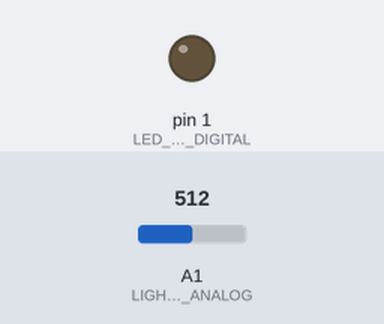
Simulated run of this sketch. Board: Arduino Uno, built with avr-gcc and run on an emulated ATmega328P. Parts: output pins drawn as LEDs (lit = HIGH). The inputs (shaded band) are chosen by the test bench; at power-on: A1 (LIGHT_SENSOR_PIN_NUMBER_ANALOG) = 512. Sleep ends after the set time or at an interrupt; random numbers use the default seed unless the sketch sets one.

Above: at 3.2 s.
3.3 s: A1 (LIGHT_SENSOR_PIN_NUMBER_ANALOG) set to 197
5.3 s: A1 (LIGHT_SENSOR_PIN_NUMBER_ANALOG) set to 161
At 6.9 s:
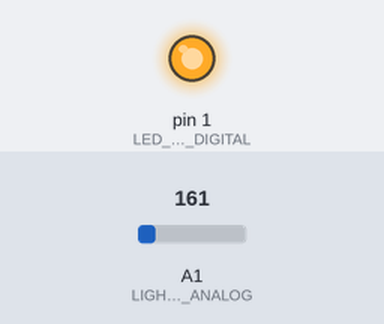
8.3 s: A1 (LIGHT_SENSOR_PIN_NUMBER_ANALOG) set to 208
10.3 s: A1 (LIGHT_SENSOR_PIN_NUMBER_ANALOG) set to 239
At 12.3 s:
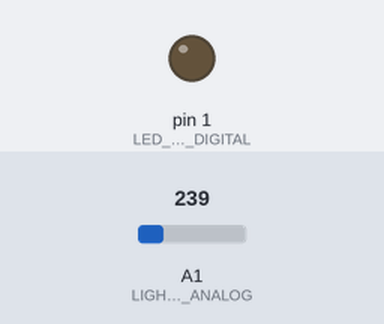
12.6 s: A1 (LIGHT_SENSOR_PIN_NUMBER_ANALOG) set to 122
At 16.3 s:
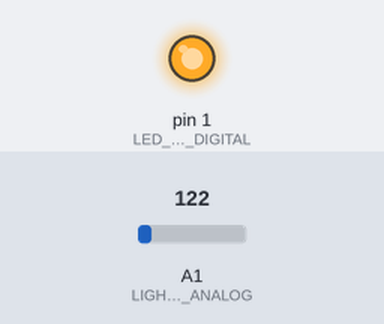
Timing chart, 0 to 16.6 s (numbered marks = the images above; inputs shaded):
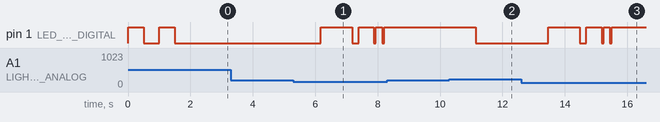

The sketch:

smart-mono.ino
```cpp
// (licence header left out)
#include <avr/power.h>
#include <avr/sleep.h>


// *****************************************************
// ********** Hardware specific settings ***************
// *****************************************************

const int LED_PIN_DIGITAL = 1;                    // 1 = D1
const int LIGHT_SENSOR_PIN_NUMBER_DIGITAL = 2;    // 2 = D2
const int LIGHT_SENSOR_PIN_NUMBER_ANALOG = 1;     // 1 = A1  (WTF? who came up with this numbering ?!?+)


// ***********************************
// ********** User settings **********
// ***********************************

const byte GLOBAL_BRIGHTNESS = 255;                           // additional brightness value, to dimm the eyes if they are too bright

const unsigned long RANDOM_ACTION_INTERVAL_MIN = 8000;       // minimum time between animations like blink
const unsigned long RANDOM_ACTION_INTERVAL_MAX = 15000;      // maximum time between animations like blink

// The light value where we switch on/off the eyes.
// We add some hysteresis here to prevent the eyes from flickering at a single on/off point
const int UPPER_LIGHT_VALUE = 220;                           // if OFF, turn ON at light level 200
const int LOWER_LIGHT_VALUE = 180;                           // if ON, turn OFF at light level 180


////////////////////////////////////////////////////////////////////////////////////////////////////////////////////////////////////////////////////////////////////////////////////////////////


// *************************************
// ********** State variables **********
// *************************************

boolean areEyesOn = false;
unsigned long timeForNextAction = millis() + RANDOM_ACTION_INTERVAL_MAX; // just set some initial value here


// ********************************************************
// ********** Sleep-functions for saving Battery **********
// ********************************************************
// This topic is a bit advanced, you probably only want to run delayWithPowersave() and deepSleepWhileBright()
// You could replace both methods by a simple "delay(100)" and everything sill still work, but consumes more battery


// helper method... use the macros below
void sleep_delay_util(const int lowLightLevel, const int interval, const clock_div_t sleepClockSpeed, const boolean omitSensorReading)
{
    int currLightLevel = 0;
    unsigned long wakeTime;

    // enable sleeping capabilities
    set_sleep_mode(SLEEP_MODE_IDLE);
    sleep_enable();

    do
    {
        clock_prescale_set(clock_div_2);                            // speed up CPU to normal speed
        currLightLevel = omitSensorReading ? 0 : getLightValue();   // read light value
        wakeTime = millis() + interval;                             // calclate when we have to wake up next
        clock_prescale_set(sleepClockSpeed);                        // speed down the CPU to the sleep-speed
        while (millis() < wakeTime)                                 // sleep in a loop as we haven't reached wakeup time
            sleep_mode();                                           // go to sleep (we will be woken a lot by arduino's timer0 (every type it overflows))
    }
    while (currLightLevel > lowLightLevel);                         // we break the loop if the light level goes onder its minimum
                                                                    // if we only want to wait without checking light, we set defaults that will allways break the loop

    clock_prescale_set(clock_div_2);                                // speed up CPU to normal speed
    sleep_disable();
}


// replacement for "delay( milliseconds )" that will save about 3mA
#define delayWithPowersave(delayTime)                    (sleep_delay_util( 32000, (delayTime), clock_div_2, true))


// waits for the brightness to drop below a certain level, and checks it in intervalls, saves about 4mA
#define deepSleepWhileBright(lowLightLevel,interval)     (sleep_delay_util( (lowLightLevel), (interval)/32, clock_div_64, false))


// ******************************************************
// ********** Methods to read the light sensor **********
// ******************************************************


// Measures the light-level on the sensor
// returns the average value of 10 measurements (value is betwen 0 an 1024)
int getLightValue()
{
    int lightValue = 0;
    power_adc_enable();

    // averaging 10 analog measurements
    // returns between 0 and 10240 (so it still fits a 16-bit integer)
    for (int i = 0; i < 10; i++)
    {
        lightValue += analogRead(LIGHT_SENSOR_PIN_NUMBER_ANALOG);

        // Note we'll try read this very fast.
        // We will be woken up to perform this task all the time and want to go back to sleep as soon as possible.
        // going below 300 causes issues though, so i just took 500 to be on the safe side
        delayMicroseconds(500);
    }

    power_adc_disable();
    return lightValue / 10;
}


// *****************************************************************************************
// ********** LED focused methods that are working with normal LEDs and Neopixels **********
// *****************************************************************************************


// set the current brightness of both eyes
void setStandardEyeBrightness(byte brightness)
{
    unsigned int compensated = brightness;
    compensated = (compensated * GLOBAL_BRIGHTNESS) >> 8;
    analogWrite(LED_PIN_DIGITAL, compensated);
}


// fade both eyes from one brightness to another
void fadeEyes(byte fromBrighness, byte toBrightness, byte steps, int stepDelay)
{
    for (int i = 0; i <= steps; i++)
    {
        setStandardEyeBrightness(((toBrightness * i) + (fromBrighness * (steps - i))) / steps);
        delay(stepDelay);
    }
}


// Animate eyes going Hypno (normal LED version)
void playAnimHypnoCat(int intervalTime, int duration)
{
    int intervals = duration / intervalTime;
    for (int i=0; i<intervals; i++)
    {
        fadeEyes(255, 0, 10, intervalTime / 20);
        fadeEyes(0, 255, 10, intervalTime / 20);
    }
}


// play a single eye-blink
void playAnimBlink(int duration)
{
    fadeEyes(255, 0, 10, duration / 25);
    delay(duration / 5);
    fadeEyes(0, 255, 10, duration / 25);
}


// play an eye-opening animation
// because this is a quite long animation, we check the light level in between so we can end it early if it gets light again
void playAnimOpenEyes()
{
    fadeEyes(0, 255, 30, 50);
    setStandardEyeBrightness(255);
    delay(200);
    if (getLightValue() > UPPER_LIGHT_VALUE)
      return;

    playAnimBlink(300);
    delay(400);
    if (getLightValue() > UPPER_LIGHT_VALUE)
      return;

    playAnimBlink(100);
    delay(150);
    if (getLightValue() > UPPER_LIGHT_VALUE)
      return;

    playAnimBlink(100);
}


// play an eye-closing animation
void playAnimCloseEyes()
{
    fadeEyes(255, 0, 30, 50);
    setStandardEyeBrightness(0);
}


// play a test-animation at bootup
void playAnimBoot()
{
    setStandardEyeBrightness(255);
    delay(500);
    setStandardEyeBrightness(30);
    delay(500);
    setStandardEyeBrightness(255);
    delay(500);
    setStandardEyeBrightness(0);
    delay(500);
}


// ***************************************************
// ********** Methods focused on scheduling **********
// ***************************************************


// choose which animation should be playing based on probability
void doRandomAction()
{
    int percentage = random(0, 100);

    if (percentage < 65)        // probability 65%
    {
        // normal blink
        playAnimBlink(random(120, 150));
    }
    else if (percentage < 90)   // probability 25%
    {
        // long blink
        playAnimBlink(random(1000, 2000));
    }
    else                        // probability 10%
    {
        // fading cycle
        playAnimHypnoCat(random(300, 1500), random(4000, 7000));
    }
}


// check if an animation is due
void checkForRadomAction()
{
    if (millis() > timeForNextAction)
    {
        // if an animation is scheduled to play, play it and schedule the next one
        doRandomAction();
        timeForNextAction = millis() + random(RANDOM_ACTION_INTERVAL_MIN, RANDOM_ACTION_INTERVAL_MAX);
    }
}


// ******************************************
// ********** Main Arduino methods **********
// ******************************************


void setup()
{
    power_all_disable();    // disable ALL the power
    power_timer0_enable();  // ... except timer0 (which we Arduino uses for tracking time)
                            // ... and Analog-Digital-Conversion (which we need for measuring the sensor),
                            //     but we only enable it where we actually measure stuff (see: getLightValue())

    // We have to set the analog-pin as an input (and use the digita-number of the same pin for it... don't ask... -_- )
    pinMode(LIGHT_SENSOR_PIN_NUMBER_DIGITAL, INPUT);

    // We initialize the random-generator using the light sensor
    // you usually use an unconnected pin for something like that, but we only have one analog pin
    randomSeed(analogRead(LIGHT_SENSOR_PIN_NUMBER_ANALOG));

    // initialize LED-Pin
    pinMode(LED_PIN_DIGITAL, OUTPUT);

    // and play a boot-animation to just see that we turned the thing on.
    playAnimBoot();
}


void loop()
{
    // we read the light values
    int currentLightValue = getLightValue();

    // and decide between 4 cases:
    //   - turn on
    //   - turn off
    //   - leave on
    //   - leave off
    if (!areEyesOn && currentLightValue < LOWER_LIGHT_VALUE)
    {
        // if lights are currently OFF, but it's dark enough -> play the turn-on animation and set new state
        playAnimOpenEyes();
        areEyesOn = true;

        // we also have to reset the time for the next random action, otherise this will happen immediately
        timeForNextAction = millis() + random(RANDOM_ACTION_INTERVAL_MIN, RANDOM_ACTION_INTERVAL_MAX);
        delay(50);
    }
    else if (areEyesOn && currentLightValue > UPPER_LIGHT_VALUE)
    {
        // if lights are currently ON, but it's too bright -> play the turn-off animation and set new state
        playAnimCloseEyes();
        areEyesOn = false;
        delay(50);
    }
    else if (areEyesOn)
    {
        // if lights are just ON, we'll check whether we should run some random action (blinkin, winking, etc.)
        checkForRadomAction();

        // just like normal delay() but we enter IDLE mode to save (a bit of battery)
        // this saves about 3mA
        delayWithPowersave(100);
    }
    else
    {
        // LEDs are off and should be.
        // we do some extended power saving, where we reduce the clock speed
        // we could just do a standard "delay" here, but we can save a few mA actually doing something more fancy
        // NOTE: what we do here messes up the system time (runs way slower than it should), so we only use it when the LEDs are off
        // this saves about 4mA
        deepSleepWhileBright(LOWER_LIGHT_VALUE, 200);
        delay(50);
    }
}
```

Measured:
- the behaviour switches between 180 and 179 on A1 (LIGHT_SENSOR_PIN_NUMBER_ANALOG) (found by bisection; images 0 and 1)
- the behaviour switches between 220 and 221 on A1 (LIGHT_SENSOR_PIN_NUMBER_ANALOG) (found by bisection; images 1 and 2)
- after the input at 3.3 s, every drawn part: stays the same
- after the input at 5.3 s, pin 1 (LED_PIN_DIGITAL): goes HIGH 1.0 s, LOW 0.20 s, HIGH 0.49 s, LOW 0.07 s, HIGH 0.20 s, LOW 0.07 s, then HIGH, starting after 0.87 s
- after the input at 8.3 s, every drawn part: stays the same
- after the input at 10.3 s, pin 1 (LED_PIN_DIGITAL): HIGH → LOW after 0.84 s
- after the input at 12.6 s, pin 1 (LED_PIN_DIGITAL): goes HIGH 1.0 s, LOW 0.20 s, HIGH 0.49 s, LOW 0.07 s, HIGH 0.20 s, LOW 0.07 s, then HIGH, starting after 0.87 s
